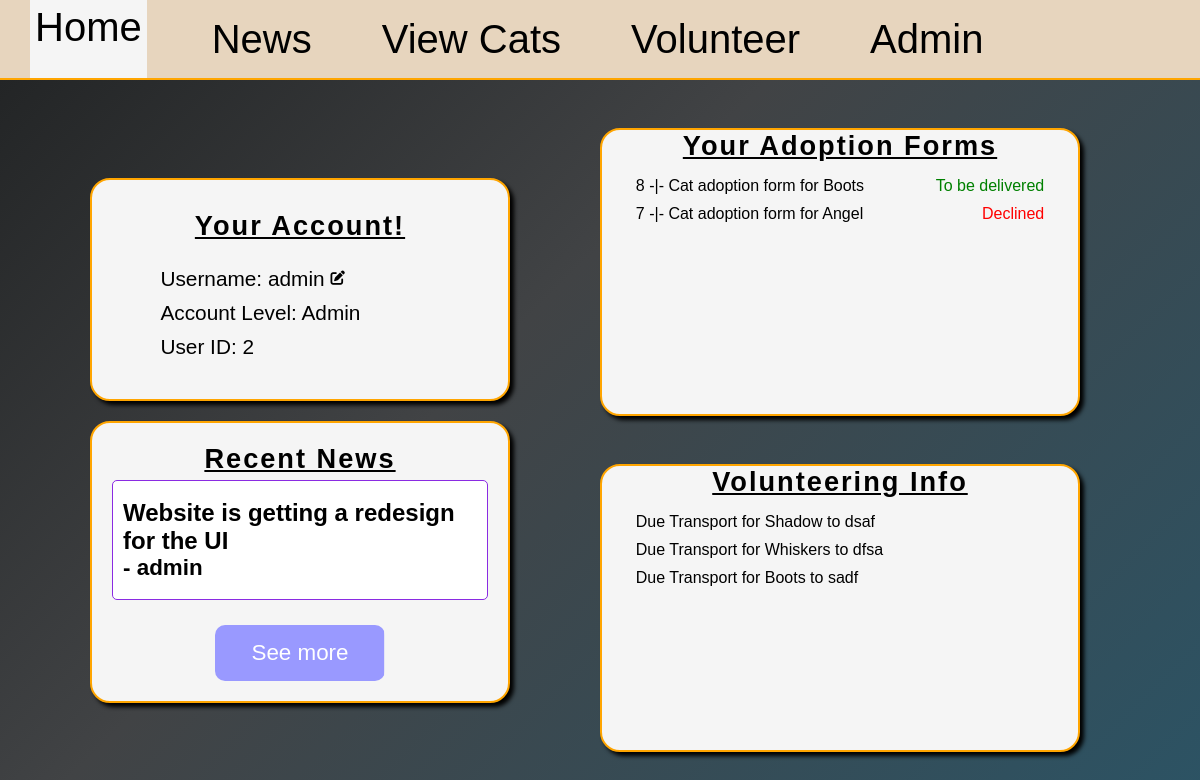
Page /home/2 on the committed database.
### db_management.py (models this page shows)
class User(db.Model):
    id = db.Column(db.Integer, primary_key=True)
    username = db.Column(db.String(50), nullable=False, unique=True)
    password = db.Column(db.String(50), nullable=False)
    level = db.Column(db.String(50), nullable=False)
    news = db.relationship("News", backref="author", lazy=True)
    forms = db.relationship("AdoptionForm", backref="user", lazy=True)
    volunteer_request = db.relationship(
        "VolunteerRequest", backref="user", lazy=True
    )
    transport = db.relationship("CatTransport", backref="user", lazy=True)

class News(db.Model):
    id = db.Column(db.Integer, primary_key=True)
    headline = db.Column(db.String(50), nullable=False, unique=True)
    description = db.Column(db.String(250), nullable=False, unique=True)
    author_id = db.Column(db.Integer, db.ForeignKey("user.id"), nullable=False)

class AdoptionForm(db.Model):
    id = db.Column(db.Integer, primary_key=True)
    address = db.Column(db.String(30), nullable=False)
    other_pets = db.Column(db.Integer, nullable=False)
    reason = db.Column(db.String(100), nullable=False)
    cat_id = db.Column(db.Integer, db.ForeignKey("cat.id"), nullable=False)
    user_id = db.Column(db.Integer, db.ForeignKey("user.id"), nullable=False)
    review = db.relationship(
        "AdoptionFormReview", backref="form", uselist=False
    )

class Cat(db.Model):
    id = db.Column(db.Integer, primary_key=True)
    name = db.Column(db.String(25), nullable=False)
    bio = db.Column(db.String(100), nullable=False)
    age = db.Column(db.Integer, nullable=False)
    gender = db.Column(db.String(1), nullable=False)
    image = db.Column(db.String(100))
    room = db.Column(db.String(2))
    adopted = db.Column(db.Boolean, nullable=False, default=False)
    forms = db.relationship("AdoptionForm", backref="cat", lazy=True)
    transport = db.relationship(
        "CatTransport", backref="cat", lazy=True, uselist=False
    )

class AdoptionFormReview(db.Model):
    id = db.Column(db.Integer, primary_key=True)
    status = db.Column(db.String(30), nullable=False)
    reason = db.Column(db.String(30))
    form_id = db.Column(
        db.Integer,
        db.ForeignKey("adoption_form.id"),
        unique=True,
        nullable=False,
    )

### main.py (the view)
@app.route("/home/<int:id>", methods=["GET", "POST"])
def home(id):
    user = User.query.filter(User.id == id).first()
    form = UsernameForm()
    newest_news = News.query.order_by(News.id.desc()).first()
    user_adoptions = AdoptionForm.query.filter(AdoptionForm.user_id == id).all()
    transport_reviews = AdoptionFormReview.query.filter(
        AdoptionFormReview.status == "To be delivered",
    ).all()
    due_transports = []
    for review in transport_reviews:
        due_transports.append(review.form)
    user_applications = (
        VolunteerRequest.query.filter(VolunteerRequest.user_id == id)
        .order_by(VolunteerRequest.user_id.desc())
        .all()
    )
    if form.validate_on_submit():
        form_username = form.username.data
        found_user = User.query.filter(User.username == form_username).first()
        if found_user and form_username != user.username:
            form.username.data = user.username
            return render_template(
                "home.html",
                applications=user_applications,
                user=user,
                form=form,
                error="exists",
                news=newest_news,
                adoptions=user_adoptions,
                transports=due_transports,
            )
        else:
            user.username = form_username
            db.session.commit()
            return redirect(url_for("home", id=user.id))
    else:
        form.username.data = user.username
        return render_template(
            "home.html",
            applications=user_applications,
            user=user,
            form=form,
            error="none",
            news=newest_news,
            adoptions=user_adoptions,
            transports=due_transports,
        )

### templates/home.html (shortened to what this page needs)
{% extends "base.html" %}
{% block style %}
<link rel="stylesheet" href="{{ url_for('static', filename='home.css') }}">
<link rel="stylesheet" href="https://cdnjs.cloudflare.com/ajax/libs/font-awesome/6.5.0/css/all.min.css">
{% endblock %}
{% block content %}
<main>
	<section id="section-1">
	<div id="profile-div" class="page-div">
		<div id="details">
			<h2>Your Account!</h2>
			<p id="error" class="{{ error }}"></p>
			<div id="username-div">
				<p class="account-detail" id="username-show">Username: {{ user.username }}</p>
				<i class="fas fa-pen-to-square account-detail" id="edit"></i>
			</div>
			<p class="account-detail">Account Level: {{ user.level|capitalize }}</p>
			<p class="account-detail">User ID: {{ user.id }}</p>
		</div>
	</div>
	<div id="news-div" class="page-div">
		<h2>Recent News</h2>
		<div id="newest-news">
			{% if news %}
			<h3>{{ news.headline }}</h3>
			<h4>- {{ news.author.username }}</h4>
			{% else %}
			<h3></h3><h4></h4>
			{% endif %}
		</div>
		<a href="/news/{{ user.id }}" id="news-btn" class="page-link-btn">See more</a>
	</div>
	</section>
	<section id="section-2">
	<div id="adoptions-div" class="page-div">
		<h2>Your Adoption Forms</h2>
		<div id="user-adoptions">
			{% if adoptions %}
			{% for form in adoptions|reverse %}
			<div class="cat-form">
				<p class="form-link cat-adoption" id="{{ form.id }}">{{ form.id }} -|- Cat adoption form for {{ form.cat.name }}</p>
				{% if form.review %}
					{% if form.review.status=="Declined" %}
						<p class="denied">{{ form.review.status }}</p>
					{% else %}
						<p class="accepted">{{ form.review.status }}</p>
					{% endif %}
				{% endif %}
			</div>
			{% endfor %}
			{% else %}
			<p class="no-adoptions">Oh no! You don't have any adoption forms.</p>
			<p class="no-adoptions">Would you like to submit one?</p>
			<a href="/cats/{{ user.id}}" class="page-link-btn" id="adoption-btn">See cats</a>
			{% endif %}
		</div>
	</div>
	<div class="page-div" id="volunteer-div">
		<h2>Volunteering Info</h2>
		{% if user.level == "user" and applications|length == 0 %}
		<p class="not-volunteer">Oh no! It seems you aren't a volunteer!</p>
		<p class="not-volunteer">Our mission is made achievable by our volunteers.</p>
		<p class="not-volunteer">Would you like to help us?</p>
		<a href="/become_volunteer/{{ user.id }}" class="page-link-btn" id="volunteer-btn">Apply now</a>
		{% elif user.level == "volunteer" or user.level == "admin" %}
		<div id="due-transports">
			{% for form in transports %}
			<div class="transport-div">
				<a class="due-transport" href="/is_volunteer/{{ user.id }}/{{ form.id }}">Due Transport for {{ form.cat.name }} to {{ form.address }}</a>
			</div>
			{% endfor %}
		</div>
		{% endif %}
	</div>
	</section>
</main>
{% endblock %}

### static/styles.css (style rules this page uses)
* { margin: 0; padding: 0; box-sizing: border-box; font-family: Arial, Helvetica, sans-serif; }
html, body { width: 100vw; height: 100vh; font-size: 16px; }
body { background: linear-gradient(135deg, #232526 0%, #414345 40%, #2c5364 100%); background-repeat: no-repeat; background-size: 100% 100%; background-attachment: fixed; }
.page-link-btn { color: white; background: linear-gradient(90deg, #ff9900 50%, #9999ff 50%); background-size: 200% 100%; background-position: right; transition: background-position 0.3s ease; border-radius: 10px; display: flex; align-items: center; justify-content: center; text-decoration: none; }
#error { color: #884444; padding: 10px; }

### static/home.css (style rules this page uses)
body { overflow: hidden; }
main { display: flex; justify-content: center; align-items: center; width: 100%; height: 90%; background: linear-gradient(135deg, #232526 0%, #414345 40%, #2c5364 100%); }
.page-div { border: solid orange 2px; border-radius: 20px; transition: 0.3s ease-in-out; box-shadow: 4px 4px 4px black; background-color: whitesmoke; }
#section-1 { width: 40vw; height: 100%; display: flex; flex-direction: column; align-items: center; justify-content: center; }
#section-2 { width: 50vw; height: 100%; display: flex; flex-direction: column; align-items: center; justify-content: space-evenly; }
h2 { font-size: 1.7rem; text-decoration: underline; font-weight: 900; letter-spacing: 2px; margin-bottom: 5px; }
h3 { width: 100%; font-size: 1.8rem; }
#newest-news h3 { font-size: 1.5rem; }
h4 { width: 100%; font-size: 1.4rem; }
#profile-div { width: 35vw; padding: 20px; display: flex; flex-direction: column; align-items: center; }
#details { padding: 5px; display: flex; flex-direction: column; align-items: center; margin: 5px; border-radius: 10px; width: 90%; }
.account-detail { font-size: 1.3rem; margin-bottom: 10px; text-align: left; width: 85%; }
#username-div { width: 85%; display: flex; justify-content: left; align-items: center; }
#username-div .account-detail { width: auto; margin-right: 6px; }
#username-div i { font-size: 0.9rem; }
#news-div { margin-top: 20px; width: 35vw; display: flex; flex-direction: column; justify-content: center; align-items: center; padding: 20px; }
#newest-news { width: 100%; height: 15vh; max-height: 15vh; display: flex; flex-direction: column; justify-content: center; background-color: white; padding: 10px; border-radius: 5px; border: 1px solid blueviolet; }
#news-btn { margin-top: 25px; width: 45%; font-size: 1.4rem; height: 7vh; }
#adoptions-div, #volunteer-div { width: 40vw; height: 40%; display: flex; flex-direction: column; align-items: center; }
#volunteer-div { height: 40%; }
#user-adoptions, #user-applications, #due-transports { width: 90%; padding: 5px; max-height: 30vh; overflow: auto; display: grid; }
.cat-form, .application-div, .transport-div { padding: 5px; width: 100%; border-radius: 7px; display: flex; align-items: center; justify-content: space-between; }
.form-link, .application-link, .due-transport { text-decoration: none; color: black; }
.accepted { color: green; }
.denied { color: red; }

### rows in the picture
User: username "admin", level "Admin", id "2", author.username "admin"
News: headline "Website is getting a redesign for the UI"
AdoptionForm: id "8", cat.name "Boots", review.status "To be delivered", address "sadf"
AdoptionForm: id "7", cat.name "Angel", review.status "Declined"
AdoptionForm: cat.name "Shadow", address "dsaf"
AdoptionForm: cat.name "Whiskers", address "dfsa"
